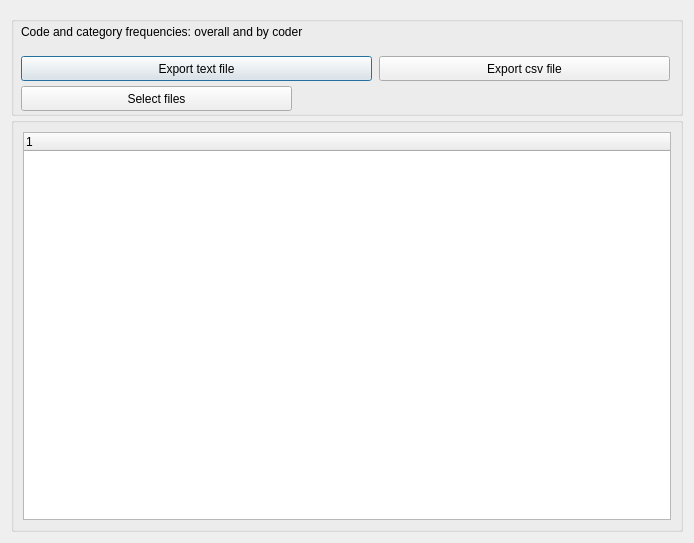
<?xml version="1.0" encoding="UTF-8"?>
<ui version="4.0">
 <class>Dialog_reportCodeFrequencies</class>
 <widget class="QDialog" name="Dialog_reportCodeFrequencies">
  <property name="windowModality">
   <enum>Qt::NonModal</enum>
  </property>
  <property name="geometry">
   <rect>
    <x>0</x>
    <y>0</y>
    <width>694</width>
    <height>543</height>
   </rect>
  </property>
  <property name="windowTitle">
   <string>Code frequencies</string>
  </property>
  <layout class="QVBoxLayout" name="verticalLayout">
   <item>
    <widget class="QGroupBox" name="groupBox">
     <property name="minimumSize">
      <size>
       <width>0</width>
       <height>100</height>
      </size>
     </property>
     <property name="maximumSize">
      <size>
       <width>16777215</width>
       <height>90</height>
      </size>
     </property>
     <property name="title">
      <string/>
     </property>
     <widget class="QLabel" name="label_selections">
      <property name="geometry">
       <rect>
        <x>10</x>
        <y>0</y>
        <width>651</width>
        <height>32</height>
       </rect>
      </property>
      <property name="minimumSize">
       <size>
        <width>0</width>
        <height>32</height>
       </size>
      </property>
      <property name="maximumSize">
       <size>
        <width>16777213</width>
        <height>26</height>
       </size>
      </property>
      <property name="text">
       <string>Code and category frequencies: overall and by coder</string>
      </property>
      <property name="wordWrap">
       <bool>true</bool>
      </property>
     </widget>
     <widget class="QPushButton" name="pushButton_exporttext">
      <property name="geometry">
       <rect>
        <x>10</x>
        <y>40</y>
        <width>351</width>
        <height>25</height>
       </rect>
      </property>
      <property name="text">
       <string>Export text file</string>
      </property>
     </widget>
     <widget class="QPushButton" name="pushButton_exportcsv">
      <property name="geometry">
       <rect>
        <x>368</x>
        <y>40</y>
        <width>291</width>
        <height>25</height>
       </rect>
      </property>
      <property name="text">
       <string>Export csv file</string>
      </property>
     </widget>
     <widget class="QPushButton" name="pushButton_select_files">
      <property name="geometry">
       <rect>
        <x>10</x>
        <y>70</y>
        <width>271</width>
        <height>25</height>
       </rect>
      </property>
      <property name="text">
       <string>Select files</string>
      </property>
     </widget>
    </widget>
   </item>
   <item>
    <widget class="QGroupBox" name="groupBox_2">
     <property name="title">
      <string/>
     </property>
     <layout class="QGridLayout" name="gridLayout">
      <item row="0" column="0">
       <widget class="QTreeWidget" name="treeWidget">
        <column>
         <property name="text">
          <string notr="true">1</string>
         </property>
        </column>
       </widget>
      </item>
     </layout>
    </widget>
   </item>
  </layout>
 </widget>
 <resources/>
 <connections/>
</ui>
